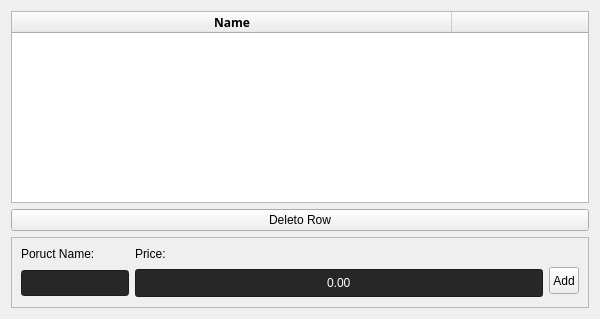
     <widget class="QWidget" name="tab_4">
      <attribute name="title">
       <string>Foods</string>
      </attribute>
      <layout class="QGridLayout" name="gridLayout_8">
       <item row="2" column="0">
        <widget class="QFrame" name="frame_4">
         <property name="frameShape">
          <enum>QFrame::StyledPanel</enum>
         </property>
         <property name="frameShadow">
          <enum>QFrame::Raised</enum>
         </property>
         <layout class="QGridLayout" name="gridLayout_9">
          <item row="1" column="0">
           <widget class="QLineEdit" name="Product_name_input">
            <property name="palette">
             <palette>
              <active>
               <colorrole role="WindowText">
                <brush brushstyle="SolidPattern">
                 <color alpha="255">
                  <red>255</red>
                  <green>255</green>
                  <blue>255</blue>
                 </color>
                </brush>
               </colorrole>
               <colorrole role="Button">
                <brush brushstyle="SolidPattern">
                 <color alpha="255">
                  <red>39</red>
                  <green>39</green>
                  <blue>39</blue>
                 </color>
                </brush>
               </colorrole>
               <colorrole role="Text">
                <brush brushstyle="SolidPattern">
                 <color alpha="255">
                  <red>255</red>
                  <green>255</green>
                  <blue>255</blue>
                 </color>
                </brush>
               </colorrole>
               <colorrole role="ButtonText">
                <brush brushstyle="SolidPattern">
                 <color alpha="255">
                  <red>255</red>
                  <green>255</green>
                  <blue>255</blue>
                 </color>
                </brush>
               </colorrole>
               <colorrole role="Base">
                <brush brushstyle="SolidPattern">
                 <color alpha="255">
                  <red>39</red>
                  <green>39</green>
                  <blue>39</blue>
                 </color>
                </brush>
               </colorrole>
               <colorrole role="Window">
                <brush brushstyle="SolidPattern">
                 <color alpha="255">
                  <red>39</red>
                  <green>39</green>
                  <blue>39</blue>
                 </color>
                </brush>
               </colorrole>
               <colorrole role="Highlight">
                <brush brushstyle="SolidPattern">
                 <color alpha="255">
                  <red>213</red>
                  <green>0</green>
                  <blue>18</blue>
                 </color>
                </brush>
               </colorrole>
               <colorrole role="PlaceholderText">
                <brush brushstyle="NoBrush">
                 <color alpha="128">
                  <red>255</red>
                  <green>255</green>
                  <blue>255</blue>
                 </color>
                </brush>
               </colorrole>
              </active>
              <inactive>
               <colorrole role="WindowText">
                <brush brushstyle="SolidPattern">
                 <color alpha="255">
                  <red>255</red>
                  <green>255</green>
                  <blue>255</blue>
                 </color>
                </brush>
               </colorrole>
               <colorrole role="Button">
                <brush brushstyle="SolidPattern">
                 <color alpha="255">
                  <red>39</red>
                  <green>39</green>
                  <blue>39</blue>
                 </color>
                </brush>
               </colorrole>
               <colorrole role="Text">
                <brush brushstyle="SolidPattern">
                 <color alpha="255">
                  <red>255</red>
                  <green>255</green>
                  <blue>255</blue>
                 </color>
                </brush>
               </colorrole>
               <colorrole role="ButtonText">
                <brush brushstyle="SolidPattern">
                 <color alpha="255">
                  <red>255</red>
                  <green>255</green>
                  <blue>255</blue>
                 </color>
                </brush>
               </colorrole>
               <colorrole role="Base">
                <brush brushstyle="SolidPattern">
                 <color alpha="255">
                  <red>39</red>
                  <green>39</green>
                  <blue>39</blue>
                 </color>
                </brush>
               </colorrole>
               <colorrole role="Window">
                <brush brushstyle="SolidPattern">
                 <color alpha="255">
                  <red>39</red>
                  <green>39</green>
                  <blue>39</blue>
                 </color>
                </brush>
               </colorrole>
               <colorrole role="Highlight">
                <brush brushstyle="SolidPattern">
                 <color alpha="255">
                  <red>213</red>
                  <green>0</green>
                  <blue>18</blue>
                 </color>
                </brush>
               </colorrole>
               <colorrole role="PlaceholderText">
                <brush brushstyle="NoBrush">
                 <color alpha="128">
                  <red>255</red>
                  <green>255</green>
                  <blue>255</blue>
                 </color>
                </brush>
               </colorrole>
              </inactive>
              <disabled>
               <colorrole role="WindowText">
                <brush brushstyle="SolidPattern">
                 <color alpha="255">
                  <red>255</red>
                  <green>255</green>
                  <blue>255</blue>
                 </color>
                </brush>
               </colorrole>
               <colorrole role="Button">
                <brush brushstyle="SolidPattern">
                 <color alpha="255">
                  <red>39</red>
                  <green>39</green>
                  <blue>39</blue>
                 </color>
                </brush>
               </colorrole>
               <colorrole role="Text">
                <brush brushstyle="SolidPattern">
                 <color alpha="255">
                  <red>255</red>
                  <green>255</green>
                  <blue>255</blue>
                 </color>
                </brush>
               </colorrole>
               <colorrole role="ButtonText">
                <brush brushstyle="SolidPattern">
                 <color alpha="255">
                  <red>255</red>
                  <green>255</green>
                  <blue>255</blue>
                 </color>
                </brush>
               </colorrole>
               <colorrole role="Base">
                <brush brushstyle="SolidPattern">
                 <color alpha="255">
                  <red>39</red>
                  <green>39</green>
                  <blue>39</blue>
                 </color>
                </brush>
               </colorrole>
               <colorrole role="Window">
                <brush brushstyle="SolidPattern">
                 <color alpha="255">
                  <red>39</red>
                  <green>39</green>
                  <blue>39</blue>
                 </color>
                </brush>
               </colorrole>
               <colorrole role="Highlight">
                <brush brushstyle="SolidPattern">
                 <color alpha="255">
                  <red>0</red>
                  <green>120</green>
                  <blue>215</blue>
                 </color>
                </brush>
               </colorrole>
               <colorrole role="PlaceholderText">
                <brush brushstyle="NoBrush">
                 <color alpha="128">
                  <red>255</red>
                  <green>255</green>
                  <blue>255</blue>
                 </color>
                </brush>
               </colorrole>
              </disabled>
             </palette>
            </property>
            <property name="styleSheet">
             <string notr="true">max-width : 600px;
padding: 0.5 px;
min-height : 21.5px;
margin-top:1px</string>
            </property>
           </widget>
          </item>
          <item row="1" column="2">
           <widget class="QPushButton" name="Add_product_button">
            <property name="cursor">
             <cursorShape>PointingHandCursor</cursorShape>
            </property>
            <property name="styleSheet">
             <string notr="true">max-height : 22px;
padding: 3px;
margin-bottom : 4px
</string>
            </property>
            <property name="text">
             <string>Add</string>
            </property>
           </widget>
          </item>
          <item row="0" column="0">
           <widget class="QLabel" name="Product_name_label">
            <property name="styleSheet">
             <string notr="true">border-color:transparent</string>
            </property>
            <property name="text">
             <string>Poruct Name:</string>
            </property>
           </widget>
          </item>
          <item row="0" column="1">
           <widget class="QLabel" name="Price_label">
            <property name="styleSheet">
             <string notr="true">border-color:transparent</string>
            </property>
            <property name="text">
             <string>Price:</string>
            </property>
           </widget>
          </item>
          <item row="1" column="1">
           <widget class="QDoubleSpinBox" name="Price_doublespinbox">
            <property name="palette">
             <palette>
              <active>
               <colorrole role="WindowText">
                <brush brushstyle="SolidPattern">
                 <color alpha="255">
                  <red>255</red>
                  <green>255</green>
                  <blue>255</blue>
                 </color>
                </brush>
               </colorrole>
               <colorrole role="Button">
                <brush brushstyle="SolidPattern">
                 <color alpha="255">
                  <red>39</red>
                  <green>39</green>
                  <blue>39</blue>
                 </color>
                </brush>
               </colorrole>
               <colorrole role="Text">
                <brush brushstyle="SolidPattern">
                 <color alpha="255">
                  <red>255</red>
                  <green>255</green>
                  <blue>255</blue>
                 </color>
                </brush>
               </colorrole>
               <colorrole role="ButtonText">
                <brush brushstyle="SolidPattern">
                 <color alpha="255">
                  <red>255</red>
                  <green>255</green>
                  <blue>255</blue>
                 </color>
                </brush>
               </colorrole>
               <colorrole role="Base">
                <brush brushstyle="SolidPattern">
                 <color alpha="255">
                  <red>39</red>
                  <green>39</green>
                  <blue>39</blue>
                 </color>
                </brush>
               </colorrole>
               <colorrole role="Window">
                <brush brushstyle="SolidPattern">
                 <color alpha="255">
                  <red>39</red>
                  <green>39</green>
                  <blue>39</blue>
                 </color>
                </brush>
               </colorrole>
               <colorrole role="Highlight">
                <brush brushstyle="SolidPattern">
                 <color alpha="255">
                  <red>213</red>
                  <green>0</green>
                  <blue>18</blue>
                 </color>
                </brush>
               </colorrole>
               <colorrole role="PlaceholderText">
                <brush brushstyle="NoBrush">
                 <color alpha="128">
                  <red>255</red>
                  <green>255</green>
                  <blue>255</blue>
                 </color>
                </brush>
               </colorrole>
              </active>
              <inactive>
               <colorrole role="WindowText">
                <brush brushstyle="SolidPattern">
                 <color alpha="255">
                  <red>255</red>
                  <green>255</green>
                  <blue>255</blue>
                 </color>
                </brush>
               </colorrole>
               <colorrole role="Button">
                <brush brushstyle="SolidPattern">
                 <color alpha="255">
                  <red>39</red>
                  <green>39</green>
                  <blue>39</blue>
                 </color>
                </brush>
               </colorrole>
               <colorrole role="Text">
                <brush brushstyle="SolidPattern">
                 <color alpha="255">
                  <red>255</red>
                  <green>255</green>
                  <blue>255</blue>
                 </color>
                </brush>
               </colorrole>
               <colorrole role="ButtonText">
                <brush brushstyle="SolidPattern">
                 <color alpha="255">
                  <red>255</red>
                  <green>255</green>
                  <blue>255</blue>
                 </color>
                </brush>
               </colorrole>
               <colorrole role="Base">
                <brush brushstyle="SolidPattern">
                 <color alpha="255">
                  <red>39</red>
                  <green>39</green>
                  <blue>39</blue>
                 </color>
                </brush>
               </colorrole>
               <colorrole role="Window">
                <brush brushstyle="SolidPattern">
                 <color alpha="255">
                  <red>39</red>
                  <green>39</green>
                  <blue>39</blue>
                 </color>
                </brush>
               </colorrole>
               <colorrole role="Highlight">
                <brush brushstyle="SolidPattern">
                 <color alpha="255">
                  <red>213</red>
                  <green>0</green>
                  <blue>18</blue>
                 </color>
                </brush>
               </colorrole>
               <colorrole role="PlaceholderText">
                <brush brushstyle="NoBrush">
                 <color alpha="128">
                  <red>255</red>
                  <green>255</green>
                  <blue>255</blue>
                 </color>
                </brush>
               </colorrole>
              </inactive>
              <disabled>
               <colorrole role="WindowText">
                <brush brushstyle="SolidPattern">
                 <color alpha="255">
                  <red>255</red>
                  <green>255</green>
                  <blue>255</blue>
                 </color>
                </brush>
               </colorrole>
               <colorrole role="Button">
                <brush brushstyle="SolidPattern">
                 <color alpha="255">
                  <red>39</red>
                  <green>39</green>
                  <blue>39</blue>
                 </color>
                </brush>
               </colorrole>
               <colorrole role="Text">
                <brush brushstyle="SolidPattern">
                 <color alpha="255">
                  <red>255</red>
                  <green>255</green>
                  <blue>255</blue>
                 </color>
                </brush>
               </colorrole>
               <colorrole role="ButtonText">
                <brush brushstyle="SolidPattern">
                 <color alpha="255">
                  <red>255</red>
                  <green>255</green>
                  <blue>255</blue>
                 </color>
                </brush>
               </colorrole>
               <colorrole role="Base">
                <brush brushstyle="SolidPattern">
                 <color alpha="255">
                  <red>39</red>
                  <green>39</green>
                  <blue>39</blue>
                 </color>
                </brush>
               </colorrole>
               <colorrole role="Window">
                <brush brushstyle="SolidPattern">
                 <color alpha="255">
                  <red>39</red>
                  <green>39</green>
                  <blue>39</blue>
                 </color>
                </brush>
               </colorrole>
               <colorrole role="Highlight">
                <brush brushstyle="SolidPattern">
                 <color alpha="255">
                  <red>0</red>
                  <green>120</green>
                  <blue>215</blue>
                 </color>
                </brush>
               </colorrole>
               <colorrole role="PlaceholderText">
                <brush brushstyle="NoBrush">
                 <color alpha="128">
                  <red>255</red>
                  <green>255</green>
                  <blue>255</blue>
                 </color>
                </brush>
               </colorrole>
              </disabled>
             </palette>
            </property>
            <property name="styleSheet">
             <string notr="true">padding: 0.5px;
min-width : 400px;
min-height : 21.5px;
margin-top:1px</string>
            </property>
            <property name="locale">
             <locale language="English" country="UnitedStates"/>
            </property>
            <property name="alignment">
             <set>Qt::AlignCenter</set>
            </property>
            <property name="buttonSymbols">
             <enum>QAbstractSpinBox::NoButtons</enum>
            </property>
            <property name="maximum">
             <double>10000.000000000000000</double>
            </property>
           </widget>
          </item>
         </layout>
        </widget>
       </item>
       <item row="0" column="0">
        <widget class="QTableWidget" name="tableWidget_3">
         <property name="font">
          <font>
           <family>Segoe UI Black</family>
           <pointsize>9</pointsize>
           <weight>75</weight>
           <italic>false</italic>
           <bold>true</bold>
          </font>
         </property>
         <property name="horizontalScrollBarPolicy">
          <enum>Qt::ScrollBarAlwaysOff</enum>
         </property>
         <property name="editTriggers">
          <set>QAbstractItemView::NoEditTriggers</set>
         </property>
         <property name="alternatingRowColors">
          <bool>true</bool>
         </property>
         <property name="selectionMode">
          <enum>QAbstractItemView::SingleSelection</enum>
         </property>
         <property name="selectionBehavior">
          <enum>QAbstractItemView::SelectRows</enum>
         </property>
         <attribute name="horizontalHeaderCascadingSectionResizes">
          <bool>true</bool>
         </attribute>
         <attribute name="horizontalHeaderDefaultSectionSize">
          <number>440</number>
         </attribute>
         <column>
          <property name="text">
           <string>Name</string>
          </property>
         </column>
         <column>
          <property name="text">
           <string>Price</string>
          </property>
         </column>
         <column>
          <property name="text">
           <string>Left</string>
          </property>
         </column>
        </widget>
       </item>
       <item row="1" column="0">
        <widget class="QPushButton" name="Delete_row_foods">
         <property name="cursor">
          <cursorShape>PointingHandCursor</cursorShape>
         </property>
         <property name="text">
          <string>Deleto Row</string>
         </property>
        </widget>
       </item>
      </layout>
     </widget>
